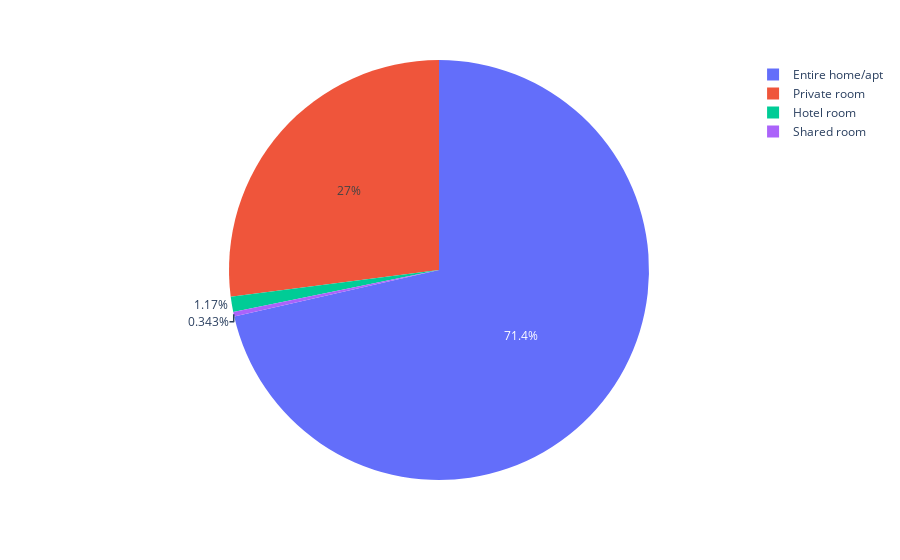

Here is the notebook cell this chart was saved with:
### Markdown cell above
<b>this is a pie chart for more clarification<B>

### Code cell
fig = px.pie(df,values="price",names="room_type") 
fig.show()

### Figure 1 — Plotly figure (JSON) as saved in the notebook; plotly's stock layout.template omitted (floating-point values rounded to 4 significant figures; data arrays with more than 128 entries replaced by an {"elided": "..."} marker saying what was removed)
{"data": [{"domain": {"x": [0, 1], "y": [0, 1]}, "hovertemplate": "room_type=%{label}<br>price=%{value}<extra></extra>", "labels": {"elided": "17228 str values"}, "legendgroup": "", "name": "", "showlegend": true, "type": "pie", "values": {"elided": "17228 int values"}}], "layout": {"legend": {"tracegroupgap": 0}, "margin": {"t": 60}}}
